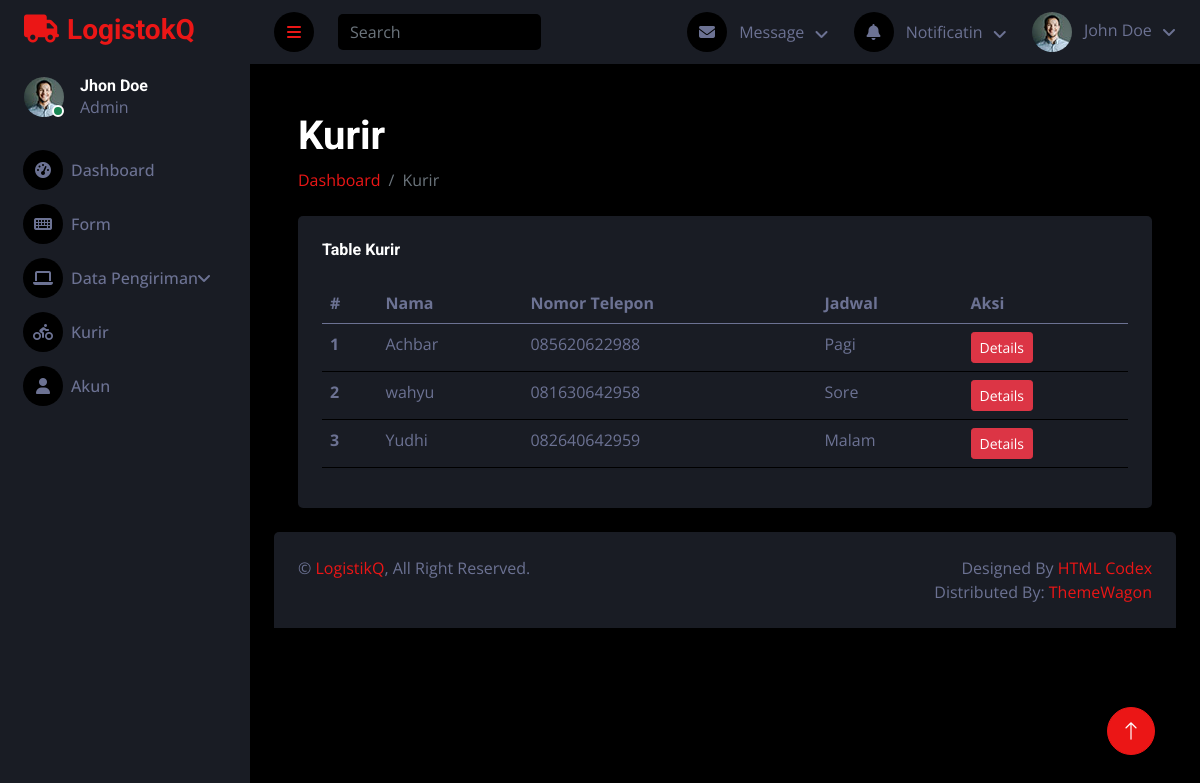
Screenshot of /LogistikQ/index.php?url=dtkurir with the database file from the repository.
### tables this page shows
CREATE TABLE `kurir` (
  `id` int(11) NOT NULL,
  `nama` varchar(45) NOT NULL,
  `nomor_telepon` varchar(45) NOT NULL,
  `jadwal` varchar(45) DEFAULT NULL
);

### LogistikQ/models/kurir.php (called while the page is built)
<?php
class kurir
{
    private $koneksi;
    public function __construct()
    {
        global $dbh;
        $this->koneksi = $dbh;
    }
    public function dataKurir()
    {
        $sql = "SELECT * FROM kurir";
        $ps = $this->koneksi->prepare($sql);
        $ps->execute();
        $rs = $ps->fetchALL();
        return $rs;
    }
}

### LogistikQ/dtkurir.php (the view)
<?php
$model =  new kurir();
$data_kurir = $model->dataKurir();
?>
<div class="container-fluid pt-4 px-4">
    <h1 class="mt-4">Kurir</h1>
    <ol class="breadcrumb mb-4">
        <li class="breadcrumb-item"><a href="index.php?url=dashboard">Dashboard</a></li>
        <li class="breadcrumb-item active">Kurir</li>
    </ol>
    <div class="row g-4">
        <div class="col-12">
            <div class="bg-secondary rounded h-100 p-4">
                <h6 class="mb-4">Table Kurir</h6>
                <div class="table-responsive">
                    <table class="table">
                        <thead>
                            <tr>
                                <th scope="col">#</th>
                                <th scope="col">Nama</th>
                                <th scope="col">Nomor Telepon</th>
                                <th scope="col">Jadwal</th>
                                <th scope="col">Aksi</th></th>
                            </tr>
                        </thead>
                        <tbody>
                            <?php $id = 1; ?>
                            <?php foreach ($data_kurir as $row) : ?>
                                <tr>
                                    <th scope="row"><?= $id; ?></th>
                                    <td><?= $row['nama']; ?></td>
                                    <td><?= $row['nomor_telepon']; ?></td>
                                    <td><?= $row['jadwal']; ?></td>
                                    <td>
                                        <form>
                                            <a href="index.php?url=kurir_details&id=<?= $row['id'] ?>">
                                                <button type="button" class="btn btn-danger btn-sm">Details</button>
                                            </a>
                                        </form>
                                    </td>
                                </tr>
                                <?php $id++; ?>
                            <?php endforeach; ?>
                        </tbody>
                    </table>
                </div>
            </div>
        </div>
    </div>
</div>

### LogistikQ/css/style.css (style rules this page uses)
:root { --primary: #EB1616; --secondary: #191C24; --light: #6C7293; --dark: #000000; }
.btn { transition: .5s; }

### rows the page displays
kurir: nama "Achbar", nomor_telepon "085620622988", jadwal "Pagi"
kurir: nama "wahyu", nomor_telepon "081630642958", jadwal "Sore"
kurir: nama "Yudhi", nomor_telepon "082640642959", jadwal "Malam"
